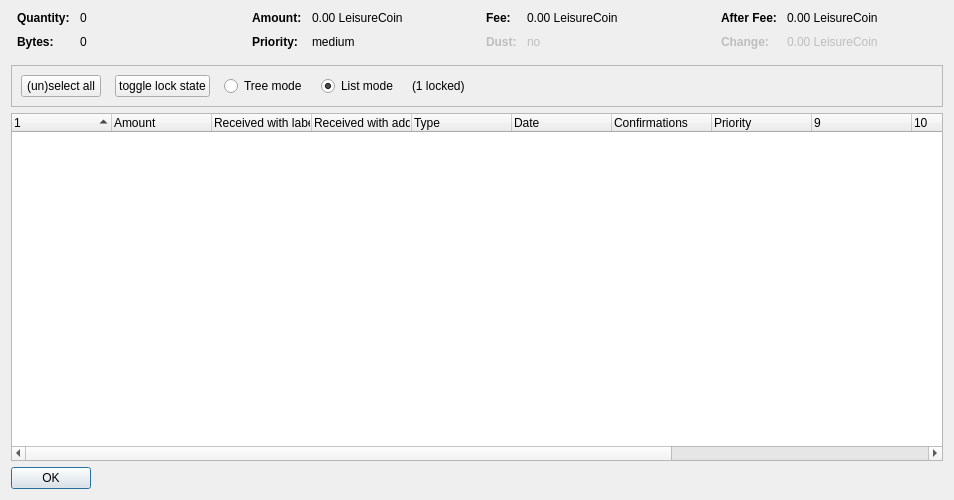
<?xml version="1.0" encoding="UTF-8"?>
<ui version="4.0">
 <class>CoinControlDialog</class>
 <widget class="QDialog" name="CoinControlDialog">
  <property name="geometry">
   <rect>
    <x>0</x>
    <y>0</y>
    <width>954</width>
    <height>500</height>
   </rect>
  </property>
  <property name="windowTitle">
   <string>Coin Selection</string>
  </property>
  <layout class="QVBoxLayout" name="verticalLayout">
   <item>
    <layout class="QHBoxLayout" name="horizontalLayoutTop" stretch="0,0,0,0">
     <property name="topMargin">
      <number>0</number>
     </property>
     <property name="bottomMargin">
      <number>10</number>
     </property>
     <item>
      <layout class="QFormLayout" name="formLayoutCoinControl1">
       <property name="horizontalSpacing">
        <number>10</number>
       </property>
       <property name="verticalSpacing">
        <number>10</number>
       </property>
       <property name="leftMargin">
        <number>6</number>
       </property>
       <property name="rightMargin">
        <number>6</number>
       </property>
       <item row="0" column="0">
        <widget class="QLabel" name="labelCoinControlQuantityText">
         <property name="font">
          <font>
           <weight>75</weight>
           <bold>true</bold>
          </font>
         </property>
         <property name="text">
          <string>Quantity:</string>
         </property>
        </widget>
       </item>
       <item row="0" column="1">
        <widget class="QLabel" name="labelCoinControlQuantity">
         <property name="cursor">
          <cursorShape>IBeamCursor</cursorShape>
         </property>
         <property name="contextMenuPolicy">
          <enum>Qt::ActionsContextMenu</enum>
         </property>
         <property name="text">
          <string notr="true">0</string>
         </property>
         <property name="textInteractionFlags">
          <set>Qt::LinksAccessibleByMouse|Qt::TextSelectableByKeyboard|Qt::TextSelectableByMouse</set>
         </property>
        </widget>
       </item>
       <item row="1" column="0">
        <widget class="QLabel" name="labelCoinControlBytesText">
         <property name="font">
          <font>
           <weight>75</weight>
           <bold>true</bold>
          </font>
         </property>
         <property name="text">
          <string>Bytes:</string>
         </property>
        </widget>
       </item>
       <item row="1" column="1">
        <widget class="QLabel" name="labelCoinControlBytes">
         <property name="cursor">
          <cursorShape>IBeamCursor</cursorShape>
         </property>
         <property name="contextMenuPolicy">
          <enum>Qt::ActionsContextMenu</enum>
         </property>
         <property name="text">
          <string notr="true">0</string>
         </property>
         <property name="textInteractionFlags">
          <set>Qt::LinksAccessibleByMouse|Qt::TextSelectableByKeyboard|Qt::TextSelectableByMouse</set>
         </property>
        </widget>
       </item>
      </layout>
     </item>
     <item>
      <layout class="QFormLayout" name="formLayoutCoinControl2">
       <property name="horizontalSpacing">
        <number>10</number>
       </property>
       <property name="verticalSpacing">
        <number>10</number>
       </property>
       <property name="leftMargin">
        <number>6</number>
       </property>
       <property name="rightMargin">
        <number>6</number>
       </property>
       <item row="0" column="0">
        <widget class="QLabel" name="labelCoinControlAmountText">
         <property name="font">
          <font>
           <weight>75</weight>
           <bold>true</bold>
          </font>
         </property>
         <property name="text">
          <string>Amount:</string>
         </property>
        </widget>
       </item>
       <item row="0" column="1">
        <widget class="QLabel" name="labelCoinControlAmount">
         <property name="cursor">
          <cursorShape>IBeamCursor</cursorShape>
         </property>
         <property name="contextMenuPolicy">
          <enum>Qt::ActionsContextMenu</enum>
         </property>
         <property name="text">
          <string notr="true">0.00 LeisureCoin</string>
         </property>
         <property name="textInteractionFlags">
          <set>Qt::LinksAccessibleByMouse|Qt::TextSelectableByKeyboard|Qt::TextSelectableByMouse</set>
         </property>
        </widget>
       </item>
       <item row="1" column="0">
        <widget class="QLabel" name="labelCoinControlPriorityText">
         <property name="font">
          <font>
           <weight>75</weight>
           <bold>true</bold>
          </font>
         </property>
         <property name="text">
          <string>Priority:</string>
         </property>
        </widget>
       </item>
       <item row="1" column="1">
        <widget class="QLabel" name="labelCoinControlPriority">
         <property name="cursor">
          <cursorShape>IBeamCursor</cursorShape>
         </property>
         <property name="contextMenuPolicy">
          <enum>Qt::ActionsContextMenu</enum>
         </property>
         <property name="text">
          <string>medium</string>
         </property>
         <property name="textInteractionFlags">
          <set>Qt::LinksAccessibleByMouse|Qt::TextSelectableByKeyboard|Qt::TextSelectableByMouse</set>
         </property>
        </widget>
       </item>
      </layout>
     </item>
     <item>
      <layout class="QFormLayout" name="formLayoutCoinControl3">
       <property name="horizontalSpacing">
        <number>10</number>
       </property>
       <property name="verticalSpacing">
        <number>10</number>
       </property>
       <property name="leftMargin">
        <number>6</number>
       </property>
       <property name="rightMargin">
        <number>6</number>
       </property>
       <item row="0" column="0">
        <widget class="QLabel" name="labelCoinControlFeeText">
         <property name="font">
          <font>
           <weight>75</weight>
           <bold>true</bold>
          </font>
         </property>
         <property name="text">
          <string>Fee:</string>
         </property>
        </widget>
       </item>
       <item row="0" column="1">
        <widget class="QLabel" name="labelCoinControlFee">
         <property name="cursor">
          <cursorShape>IBeamCursor</cursorShape>
         </property>
         <property name="contextMenuPolicy">
          <enum>Qt::ActionsContextMenu</enum>
         </property>
         <property name="text">
          <string notr="true">0.00 LeisureCoin</string>
         </property>
         <property name="textInteractionFlags">
          <set>Qt::LinksAccessibleByMouse|Qt::TextSelectableByKeyboard|Qt::TextSelectableByMouse</set>
         </property>
        </widget>
       </item>
       <item row="1" column="0">
        <widget class="QLabel" name="labelCoinControlLowOutputText">
         <property name="enabled">
          <bool>false</bool>
         </property>
         <property name="font">
          <font>
           <weight>75</weight>
           <bold>true</bold>
          </font>
         </property>
         <property name="text">
          <string>Dust:</string>
         </property>
        </widget>
       </item>
       <item row="1" column="1">
        <widget class="QLabel" name="labelCoinControlLowOutput">
         <property name="enabled">
          <bool>false</bool>
         </property>
         <property name="cursor">
          <cursorShape>IBeamCursor</cursorShape>
         </property>
         <property name="contextMenuPolicy">
          <enum>Qt::ActionsContextMenu</enum>
         </property>
         <property name="text">
          <string>no</string>
         </property>
         <property name="textInteractionFlags">
          <set>Qt::LinksAccessibleByMouse|Qt::TextSelectableByKeyboard|Qt::TextSelectableByMouse</set>
         </property>
        </widget>
       </item>
      </layout>
     </item>
     <item>
      <layout class="QFormLayout" name="formLayoutCoinControl4">
       <property name="horizontalSpacing">
        <number>10</number>
       </property>
       <property name="verticalSpacing">
        <number>10</number>
       </property>
       <property name="leftMargin">
        <number>6</number>
       </property>
       <property name="rightMargin">
        <number>6</number>
       </property>
       <item row="0" column="0">
        <widget class="QLabel" name="labelCoinControlAfterFeeText">
         <property name="font">
          <font>
           <weight>75</weight>
           <bold>true</bold>
          </font>
         </property>
         <property name="text">
          <string>After Fee:</string>
         </property>
        </widget>
       </item>
       <item row="0" column="1">
        <widget class="QLabel" name="labelCoinControlAfterFee">
         <property name="cursor">
          <cursorShape>IBeamCursor</cursorShape>
         </property>
         <property name="contextMenuPolicy">
          <enum>Qt::ActionsContextMenu</enum>
         </property>
         <property name="text">
          <string notr="true">0.00 LeisureCoin</string>
         </property>
         <property name="textInteractionFlags">
          <set>Qt::LinksAccessibleByMouse|Qt::TextSelectableByKeyboard|Qt::TextSelectableByMouse</set>
         </property>
        </widget>
       </item>
       <item row="1" column="0">
        <widget class="QLabel" name="labelCoinControlChangeText">
         <property name="enabled">
          <bool>false</bool>
         </property>
         <property name="font">
          <font>
           <weight>75</weight>
           <bold>true</bold>
          </font>
         </property>
         <property name="text">
          <string>Change:</string>
         </property>
        </widget>
       </item>
       <item row="1" column="1">
        <widget class="QLabel" name="labelCoinControlChange">
         <property name="enabled">
          <bool>false</bool>
         </property>
         <property name="cursor">
          <cursorShape>IBeamCursor</cursorShape>
         </property>
         <property name="contextMenuPolicy">
          <enum>Qt::ActionsContextMenu</enum>
         </property>
         <property name="text">
          <string notr="true">0.00 LeisureCoin</string>
         </property>
         <property name="textInteractionFlags">
          <set>Qt::LinksAccessibleByMouse|Qt::TextSelectableByKeyboard|Qt::TextSelectableByMouse</set>
         </property>
        </widget>
       </item>
      </layout>
     </item>
    </layout>
   </item>
   <item>
    <widget class="QFrame" name="frame">
     <property name="minimumSize">
      <size>
       <width>0</width>
       <height>40</height>
      </size>
     </property>
     <property name="frameShape">
      <enum>QFrame::StyledPanel</enum>
     </property>
     <property name="frameShadow">
      <enum>QFrame::Sunken</enum>
     </property>
     <layout class="QHBoxLayout" name="horizontalLayout">
      <item>
       <layout class="QHBoxLayout" name="horizontalLayoutPanel" stretch="0,0,0,0,0,0">
        <property name="spacing">
         <number>14</number>
        </property>
        <item>
         <widget class="QPushButton" name="pushButtonSelectAll">
          <property name="sizePolicy">
           <sizepolicy hsizetype="Maximum" vsizetype="Fixed">
            <horstretch>0</horstretch>
            <verstretch>0</verstretch>
           </sizepolicy>
          </property>
          <property name="text">
           <string>(un)select all</string>
          </property>
          <property name="autoDefault">
           <bool>false</bool>
          </property>
         </widget>
        </item>
        <item>
         <widget class="QPushButton" name="pushButtonToggleLock">
          <property name="sizePolicy">
           <sizepolicy hsizetype="Maximum" vsizetype="Fixed">
            <horstretch>0</horstretch>
            <verstretch>0</verstretch>
           </sizepolicy>
          </property>
          <property name="text">
           <string>toggle lock state</string>
          </property>
          <property name="autoDefault">
           <bool>false</bool>
          </property>
         </widget>
        </item>
        <item>
         <widget class="QRadioButton" name="radioTreeMode">
          <property name="sizePolicy">
           <sizepolicy hsizetype="Maximum" vsizetype="Fixed">
            <horstretch>0</horstretch>
            <verstretch>0</verstretch>
           </sizepolicy>
          </property>
          <property name="text">
           <string>Tree mode</string>
          </property>
         </widget>
        </item>
        <item>
         <widget class="QRadioButton" name="radioListMode">
          <property name="sizePolicy">
           <sizepolicy hsizetype="Maximum" vsizetype="Fixed">
            <horstretch>0</horstretch>
            <verstretch>0</verstretch>
           </sizepolicy>
          </property>
          <property name="text">
           <string>List mode</string>
          </property>
          <property name="checked">
           <bool>true</bool>
          </property>
         </widget>
        </item>
        <item>
         <widget class="QLabel" name="labelLocked">
          <property name="text">
           <string>(1 locked)</string>
          </property>
         </widget>
        </item>
        <item>
         <spacer name="horizontalSpacer">
          <property name="orientation">
           <enum>Qt::Horizontal</enum>
          </property>
          <property name="sizeHint" stdset="0">
           <size>
            <width>40</width>
            <height>20</height>
           </size>
          </property>
         </spacer>
        </item>
       </layout>
      </item>
     </layout>
    </widget>
   </item>
   <item>
    <widget class="CoinControlTreeWidget" name="treeWidget">
     <property name="contextMenuPolicy">
      <enum>Qt::CustomContextMenu</enum>
     </property>
     <property name="sortingEnabled">
      <bool>false</bool>
     </property>
     <property name="columnCount">
      <number>13</number>
     </property>
     <attribute name="headerShowSortIndicator" stdset="0">
      <bool>true</bool>
     </attribute>
     <attribute name="headerStretchLastSection">
      <bool>false</bool>
     </attribute>
     <column>
      <property name="text">
       <string/>
      </property>
     </column>
     <column>
      <property name="text">
       <string>Amount</string>
      </property>
     </column>
     <column>
      <property name="text">
       <string>Received with label</string>
      </property>
     </column>
     <column>
      <property name="text">
       <string>Received with address</string>
      </property>
     </column>
     <column>
      <property name="text">
	<string>Type</string>
      </property>
     </column>
     <column>
      <property name="text">	 
       <string>Date</string>
      </property>
     </column>
     <column>
      <property name="text">
       <string>Confirmations</string>
      </property>
      <property name="toolTip">
       <string>Confirmed</string>
      </property>
     </column>
     <column>
      <property name="text">
       <string>Priority</string>
      </property>
     </column>
     <column>
      <property name="text">
       <string/>
      </property>
     </column>
     <column>
      <property name="text">
       <string/>
      </property>
     </column>
     <column>
      <property name="text">
       <string/>
      </property>
     </column>
     <column>
      <property name="text">
       <string/>
      </property>
     </column>
     <column>
      <property name="text">
       <string/>
      </property>
     </column>
    </widget>
   </item>
   <item>
    <widget class="QDialogButtonBox" name="buttonBox">
     <property name="sizePolicy">
      <sizepolicy hsizetype="Maximum" vsizetype="Fixed">
       <horstretch>0</horstretch>
       <verstretch>0</verstretch>
      </sizepolicy>
     </property>
     <property name="orientation">
      <enum>Qt::Horizontal</enum>
     </property>
     <property name="standardButtons">
      <set>QDialogButtonBox::Ok</set>
     </property>
    </widget>
   </item>
  </layout>
 </widget>
 <customwidgets>
  <customwidget>
   <class>CoinControlTreeWidget</class>
   <extends>QTreeWidget</extends>
   <header>coincontroltreewidget.h</header>
  </customwidget>
 </customwidgets>
 <resources/>
 <connections/>
</ui>
